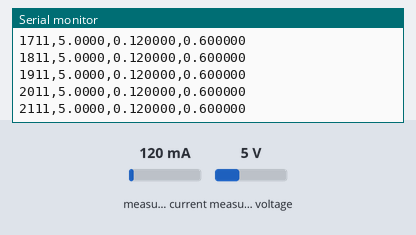
Bench run of a sketch on a simulated ESP32. On the bench: the last lines printed to the serial monitor. Wiring (inferred from the names in the program): INA219 current sensor at I2C address 0x40. The test bench sets the inputs (shaded band); at power-on: measured current 120 mA, measured voltage 5 V.

Above: at 2.2 s.
2.3 s: measured current set to 1500 mA
At 2.32 s:
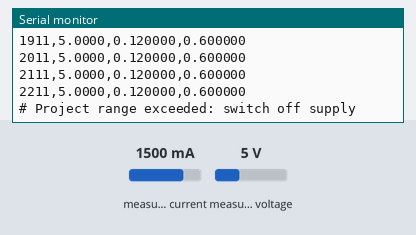
4.3 s: measured current set to 40 mA
At 4.32 s:
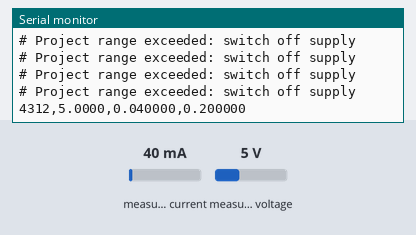
5.8 s: measured voltage set to 0.3 V
At 5.82 s:
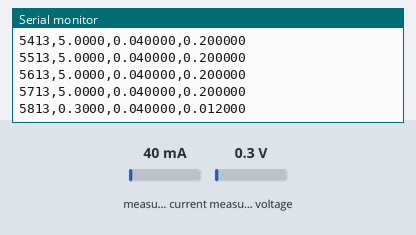
Timing chart, 0 to 8.8 s (numbered marks = the images above; inputs shaded):
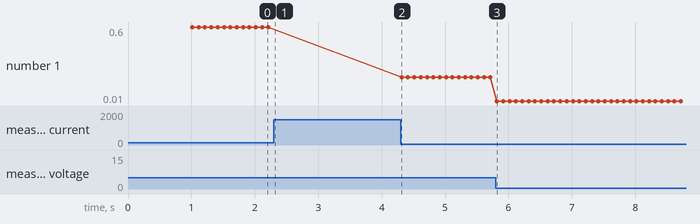

The sketch:

firmware_v1.0.ino
```cpp
// Classic ESP32-WROOM development board, INA219 with 0.1 ohm shunt.
// USB-powered ESP32. INA219 VCC=3V3, GND=GND, SDA=21, SCL=22.
// Initial test: 5V supply, 30mA current limit, 330 ohm load.
#include <Wire.h>
#include <Adafruit_INA219.h>
#include <math.h>

constexpr int SDA_PIN = 21;
constexpr int SCL_PIN = 22;
constexpr uint8_t ADDRESS = 0x40;
Adafruit_INA219 ina219(ADDRESS);
uint32_t lastSample = 0;

bool readBusStatus(uint16_t &value) {
  Wire.beginTransmission(ADDRESS);
  Wire.write(uint8_t(0x02));
  if (Wire.endTransmission(false) != 0) return false;
  if (Wire.requestFrom(ADDRESS, uint8_t(2)) != 2) return false;
  value = (uint16_t(Wire.read()) << 8) | uint16_t(Wire.read());
  return true;
}

void setup() {
  Serial.begin(115200);
  delay(1000);
  Wire.begin(SDA_PIN, SCL_PIN);
  Wire.setClock(100000);
  if (!ina219.begin(&Wire)) {
    while (true) {
      Serial.println("# INA219 not found: check 3V3/GND/SDA/SCL/address; reset after fixing");
      delay(1000);
    }
  }
  // Library calibration assumes a 0.1 ohm shunt.
  // '32V' names an ADC range; chip inputs MUST remain below 26V.
  // This project target is <=12V, <=1A on suitable wiring, not breadboard rails.
  ina219.setCalibration_32V_2A();
  if (!ina219.success()) {
    while (true) {
      Serial.println("# INA219 configuration failed; reset after checking wiring");
      delay(1000);
    }
  }
  delay(10);
  Serial.println("time_ms,load_V,current_A,power_W");
}

void loop() {
  if (uint32_t(millis() - lastSample) < 100) return;
  lastSample = millis();
  float voltage = ina219.getBusVoltage_V();
  bool valid = ina219.success();
  float current = ina219.getCurrent_mA() / 1000.0f;
  valid = ina219.success() && valid;
  uint16_t status = 0;
  valid = readBusStatus(status) && valid;
  if (!valid || !isfinite(voltage) || !isfinite(current)) {
    Serial.println("# I2C read failed: sample omitted");
    return;
  }
  if (status & 1) {
    Serial.println("# INA219 math overflow: switch off supply and check load");
    return;
  }
  // Diagnostic only: firmware cannot disconnect or protect the load.
  if (voltage > 20.0f || fabsf(current) > 1.05f) {
    Serial.println("# Project range exceeded: switch off supply");
    return;
  }
  Serial.print(lastSample); Serial.print(',');
  Serial.print(voltage, 4); Serial.print(',');
  Serial.print(current, 6); Serial.print(',');
  Serial.println(voltage * current, 6);
}
```

Measured:
- after the input at 2.3 s, the serial monitor: prints a new line at once (image 1)
- after the input at 4.3 s, the serial monitor: prints a new line at once (image 2)
- plotted number 1: 0.6 → 0.2 after the input at 4.3 s
